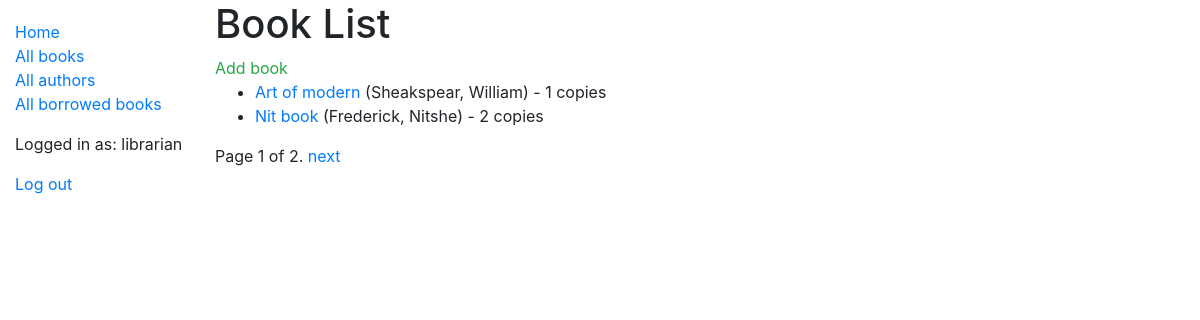
/catalog/books/ (signed in), run on an earlier commit of the app's database.
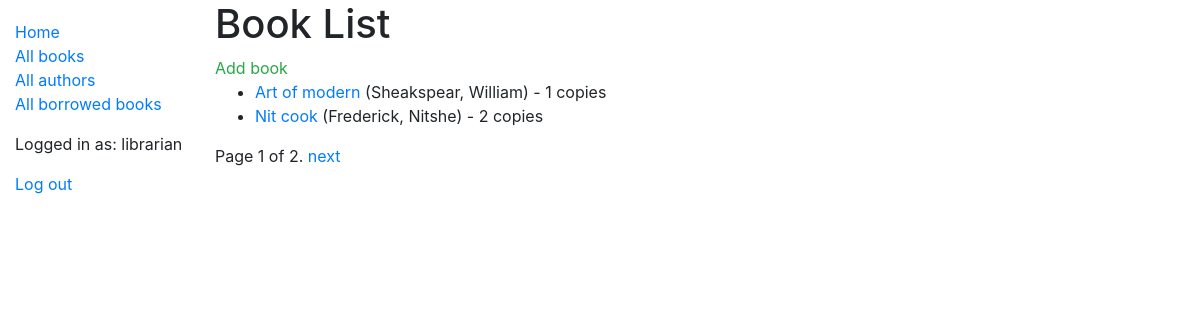
And on a later commit of the database.
### catalog/models.py (models this page shows, shortened)
class Book(models.Model):
    title = models.CharField(max_length=200)
    author = models.ForeignKey('Author', on_delete=models.SET_NULL, null=True)
    summary = models.TextField(max_length=1000, help_text='Enter a brief description of the book')
    isbn = models.CharField(
        'ISBN',
        max_length=13,
        help_text='13 Character <a href="https://www.isbn-international.org/content/what-isbn">ISBN number</a>'
    )
    genre = models.ManyToManyField('Genre', help_text='Select a genre for this book')
    language = models.ForeignKey('Language', on_delete=models.SET_NULL, null=True)
    def get_absolute_url(self):
        return reverse('book-detail', args=[str(self.id)])
    def display_genre(self):
        return ', '.join(genre.name for genre in self.genre.all()[:3])
    class Meta:
        ordering = ['title','author']
        permissions = (
            ("can_edit_books", "Create, update, delete"),
        )
    display_genre.short_description = 'Genre'

class Author(models.Model):
    first_name = models.CharField(max_length=100)
    last_name = models.CharField(max_length=100)
    date_of_birth = models.DateField(blank=True, null=True)
    date_of_death = models.DateField('Died', blank=True, null=True)
    class Meta:
        ordering=['last_name','first_name']
        permissions = (
            ("can_edit_authors", "Create, update, delete"),
        )
    def __str__(self):
        return f'{self.last_name}, {self.first_name}'

### catalog/views.py (the view)
# urls.py: path('books/', views.BookListView.as_view(), name='books'),
class BookListView(LoginRequiredMixin, generic.ListView):
    model = Book
    paginate_by = 2

### catalog/templates/catalog/book_list.html
{% extends "base_generic.html" %}
{% block content %}
  <h1>Book List</h1>
  {% if perms.catalog.can_edit_books %}
  <a class='text-success' href="{% url 'book_create' %}">Add book</a>
  {% endif %}
  {% if book_list %}
  <ul>
    {% for book in book_list %}
      <li>
        <a href="{{ book.get_absolute_url }}">{{ book.title }}</a> ({{book.author}})
            {% if book.bookinstance_set.all.count %} - {{book.bookinstance_set.all.count}} copies
            {% else %} <span class='text-warning'>No copies in the library!</span>
            {% endif %}
      </li>
    {% endfor %}
  </ul>
  {% else %}
    <p>There are no books in the library.</p>
  {% endif %}
{% endblock %}

What changed in the data, as far as the page shows it:
changed Book "Frederick, Nitshe": title "Nit book" → "Nit cook"
